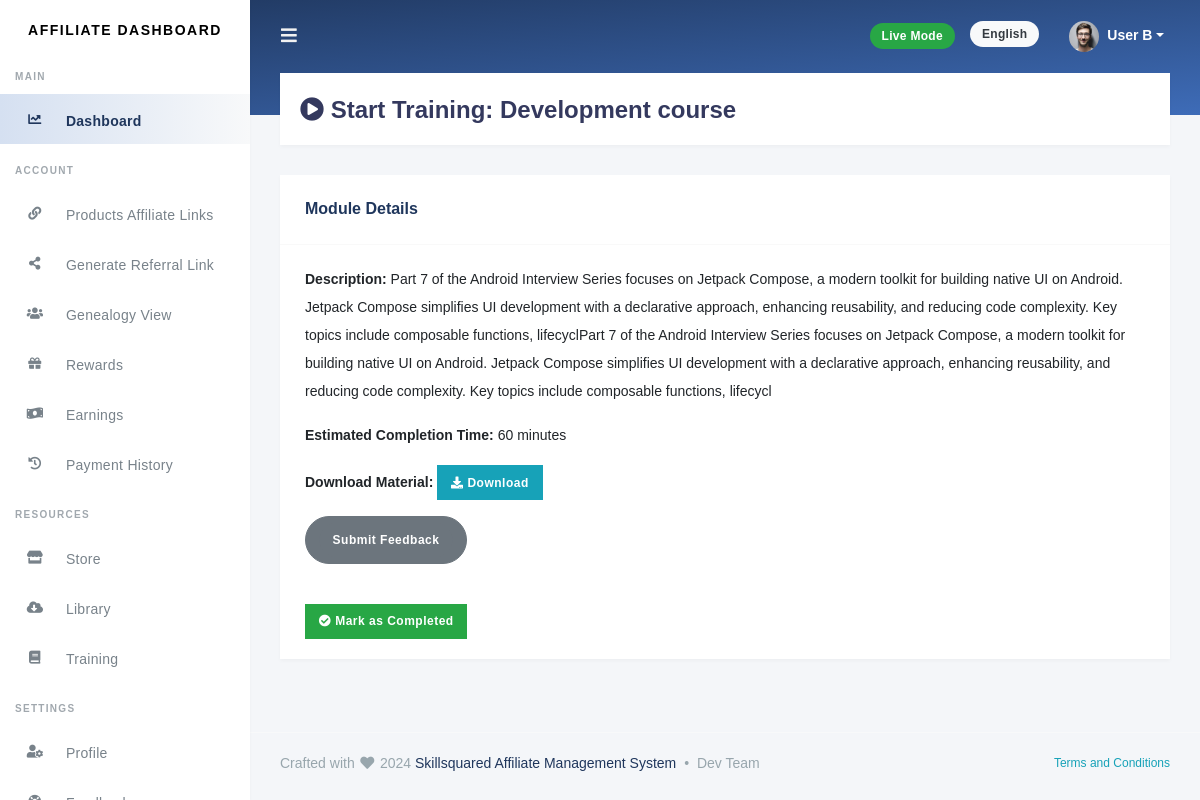
The app's page /training/start-training/2/ (signed in) with its own data.
### training/models.py (models this page shows, shortened)
class TrainingModule(models.Model):
    title = models.CharField(max_length=255, unique=True)
    content = models.TextField()
    material = models.FileField(upload_to='training_materials/', null=True, blank=True)
    videos = models.ManyToManyField(TrainingVideo, blank=True)
    completion_time = models.PositiveIntegerField(help_text="Time in minutes")
    created_at = models.DateTimeField(auto_now_add=True)

### training/views.py (the view)
# urls.py: path('start-training/<int:module_id>/', start_training, name='start_training'),
@login_required
def start_training(request, module_id):
    module = get_object_or_404(TrainingModule, id=module_id)
    progress, created = TrainingProgress.objects.get_or_create(
        user=request.user,
        module=module
    )
    if progress.completed:
        return redirect('training_modules')  # Already completed
    videos = module.videos.all().order_by('id')  # Adjust the field if needed
    paginator = Paginator(videos, 1)  # Show 5 videos per page
    page_number = request.GET.get('page')
    page_videos = paginator.get_page(page_number)
    return render(request, 'trainings/start_training.html', {'module': module, 'videos': page_videos})

### templates/trainings/start_training.html (shortened to what this page needs)
{% extends 'base.html' %}
{% load static %}
{% block content %}
<div class="section-header">
    <h1><i class="fa fa-play-circle"></i> Start Training: {{ module.title }}</h1>
</div>
<div class="section-body">
    <div class="card">
        <div class="card-header">
            <h4>Module Details</h4>
        </div>
        <div class="card-body">
            <p><strong>Description:</strong> {{ module.content }}</p>
            <p><strong>Estimated Completion Time:</strong> {{ module.completion_time }} minutes</p>
            {% if module.material %}
                <p><strong>Download Material:</strong>
                    <a href="{{ module.material.url }}" class="btn btn-info" download>
                        <i class="fa fa-download"></i> Download
                    </a>
                </p>
            {% endif %}
            <button class="btn btn-secondary rounded-pill" type="button">
                <a class="btn btn-secondary rounded-pill"
                href="{% url 'feedback' %}" target="_blank">
                Submit Feedback
             </a>
            </button>
        </div>
        <div class="card-footer">
            <form method="POST" action="{% url 'complete_training_module' module.id %}">
                <button type="submit" class="btn btn-success">
                    <i class="fa fa-check-circle"></i> Mark as Completed
                </button>
            </form>
        </div>
    </div>
</div>
{% endblock %}

### static/css/custom.css (style rules this page uses)
::placeholder { font-size: 0.9em; font-family: "Segoe UI", "Georgia", "Helvetica", Arial; color: #bebebe !important; }

### records on screen
TrainingModule: title "Development course", content "Part 7 of the Android Interview Series focuses on Jetpack Compose, a modern toolkit for building native UI on Android. Jetpack Compose simplifies UI development with a declarative approach, enhancing reusability, and reducing code complexity. Key topics include composable functions, lifecyclPart 7 of the Android Interview Series focuses on Jetpack Compose, a modern toolkit for building native UI on Android. Jetpack Compose simplifies UI development with a declarative approach, enhancing reusability, and reducing code complexity. Key topics include composable functions, lifecycl", completion_time "60"
